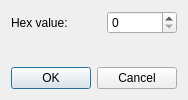
<?xml version="1.0" encoding="UTF-8"?>
<ui version="4.0">
 <class>QmtxHexInputDialog</class>
 <widget class="QDialog" name="QmtxHexInputDialog">
  <property name="geometry">
   <rect>
    <x>0</x>
    <y>0</y>
    <width>180</width>
    <height>100</height>
   </rect>
  </property>
  <property name="maximumSize">
   <size>
    <width>180</width>
    <height>100</height>
   </size>
  </property>
  <property name="windowTitle">
   <string>Dialog</string>
  </property>
  <layout class="QVBoxLayout" name="verticalLayout">
   <item>
    <layout class="QHBoxLayout" name="horizontalLayout">
     <item>
      <widget class="QLabel" name="label">
       <property name="text">
        <string>Hex value:</string>
       </property>
      </widget>
     </item>
     <item>
      <widget class="HexSpinBox" name="spinBox">
       <property name="maximumSize">
        <size>
         <width>70</width>
         <height>16777215</height>
        </size>
       </property>
       <property name="toolTip">
        <string>Enter hexadecimal value</string>
       </property>
      </widget>
     </item>
    </layout>
   </item>
   <item>
    <spacer name="verticalSpacer">
     <property name="orientation">
      <enum>Qt::Vertical</enum>
     </property>
     <property name="sizeHint" stdset="0">
      <size>
       <width>20</width>
       <height>40</height>
      </size>
     </property>
    </spacer>
   </item>
   <item>
    <widget class="QDialogButtonBox" name="buttonBox">
     <property name="orientation">
      <enum>Qt::Horizontal</enum>
     </property>
     <property name="standardButtons">
      <set>QDialogButtonBox::Cancel|QDialogButtonBox::Ok</set>
     </property>
    </widget>
   </item>
  </layout>
 </widget>
 <customwidgets>
  <customwidget>
   <class>HexSpinBox</class>
   <extends>QSpinBox</extends>
   <header>hexspinbox.h</header>
  </customwidget>
 </customwidgets>
 <resources/>
 <connections>
  <connection>
   <sender>buttonBox</sender>
   <signal>accepted()</signal>
   <receiver>QmtxHexInputDialog</receiver>
   <slot>accept()</slot>
   <hints>
    <hint type="sourcelabel">
     <x>248</x>
     <y>254</y>
    </hint>
    <hint type="destinationlabel">
     <x>157</x>
     <y>274</y>
    </hint>
   </hints>
  </connection>
  <connection>
   <sender>buttonBox</sender>
   <signal>rejected()</signal>
   <receiver>QmtxHexInputDialog</receiver>
   <slot>reject()</slot>
   <hints>
    <hint type="sourcelabel">
     <x>316</x>
     <y>260</y>
    </hint>
    <hint type="destinationlabel">
     <x>286</x>
     <y>274</y>
    </hint>
   </hints>
  </connection>
 </connections>
</ui>
